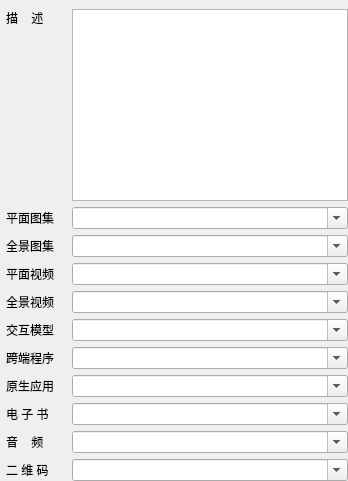
                    <widget class="QWidget" name="widget_20" native="true">
                     <property name="sizePolicy">
                      <sizepolicy hsizetype="Expanding" vsizetype="Expanding">
                       <horstretch>0</horstretch>
                       <verstretch>0</verstretch>
                      </sizepolicy>
                     </property>
                     <property name="contextMenuPolicy">
                      <enum>Qt::DefaultContextMenu</enum>
                     </property>
                     <property name="layoutDirection">
                      <enum>Qt::LeftToRight</enum>
                     </property>
                     <layout class="QGridLayout" name="gridLayout_4">
                      <property name="leftMargin">
                       <number>6</number>
                      </property>
                      <property name="topMargin">
                       <number>9</number>
                      </property>
                      <property name="rightMargin">
                       <number>0</number>
                      </property>
                      <property name="bottomMargin">
                       <number>0</number>
                      </property>
                      <property name="spacing">
                       <number>6</number>
                      </property>
                      <item row="13" column="2">
                       <widget class="QComboBox" name="cbQrCode">
                        <property name="editable">
                         <bool>true</bool>
                        </property>
                       </widget>
                      </item>
                      <item row="13" column="0">
                       <widget class="QLabel" name="label_12">
                        <property name="text">
                         <string>二 维 码</string>
                        </property>
                       </widget>
                      </item>
                      <item row="1" column="2">
                       <widget class="QPlainTextEdit" name="pteDescription">
                        <property name="minimumSize">
                         <size>
                          <width>0</width>
                          <height>160</height>
                         </size>
                        </property>
                        <property name="maximumSize">
                         <size>
                          <width>16777215</width>
                          <height>16777215</height>
                         </size>
                        </property>
                        <property name="plainText">
                         <string/>
                        </property>
                        <property name="placeholderText">
                         <string>description</string>
                        </property>
                       </widget>
                      </item>
                      <item row="1" column="0">
                       <widget class="QLabel" name="label_18">
                        <property name="minimumSize">
                         <size>
                          <width>0</width>
                          <height>20</height>
                         </size>
                        </property>
                        <property name="maximumSize">
                         <size>
                          <width>16777215</width>
                          <height>16777215</height>
                         </size>
                        </property>
                        <property name="text">
                         <string>描    述</string>
                        </property>
                        <property name="alignment">
                         <set>Qt::AlignLeading|Qt::AlignLeft|Qt::AlignTop</set>
                        </property>
                       </widget>
                      </item>
                      <item row="7" column="0">
                       <widget class="QLabel" name="label_24">
                        <property name="minimumSize">
                         <size>
                          <width>60</width>
                          <height>0</height>
                         </size>
                        </property>
                        <property name="maximumSize">
                         <size>
                          <width>60</width>
                          <height>16777215</height>
                         </size>
                        </property>
                        <property name="text">
                         <string>全景视频</string>
                        </property>
                       </widget>
                      </item>
                      <item row="5" column="2">
                       <widget class="QComboBox" name="cbImage3D">
                        <property name="sizePolicy">
                         <sizepolicy hsizetype="Expanding" vsizetype="Fixed">
                          <horstretch>0</horstretch>
                          <verstretch>0</verstretch>
                         </sizepolicy>
                        </property>
                        <property name="editable">
                         <bool>true</bool>
                        </property>
                        <property name="placeholderText">
                         <string/>
                        </property>
                        <property name="frame">
                         <bool>true</bool>
                        </property>
                       </widget>
                      </item>
                      <item row="4" column="0">
                       <widget class="QLabel" name="label_21">
                        <property name="minimumSize">
                         <size>
                          <width>60</width>
                          <height>0</height>
                         </size>
                        </property>
                        <property name="maximumSize">
                         <size>
                          <width>60</width>
                          <height>16777215</height>
                         </size>
                        </property>
                        <property name="text">
                         <string>平面图集</string>
                        </property>
                       </widget>
                      </item>
                      <item row="6" column="0">
                       <widget class="QLabel" name="label_23">
                        <property name="minimumSize">
                         <size>
                          <width>60</width>
                          <height>0</height>
                         </size>
                        </property>
                        <property name="maximumSize">
                         <size>
                          <width>60</width>
                          <height>16777215</height>
                         </size>
                        </property>
                        <property name="text">
                         <string>平面视频</string>
                        </property>
                       </widget>
                      </item>
                      <item row="8" column="2">
                       <widget class="QComboBox" name="cbModel">
                        <property name="sizePolicy">
                         <sizepolicy hsizetype="Expanding" vsizetype="Fixed">
                          <horstretch>0</horstretch>
                          <verstretch>0</verstretch>
                         </sizepolicy>
                        </property>
                        <property name="editable">
                         <bool>true</bool>
                        </property>
                        <property name="placeholderText">
                         <string/>
                        </property>
                        <property name="frame">
                         <bool>true</bool>
                        </property>
                       </widget>
                      </item>
                      <item row="7" column="2">
                       <widget class="QComboBox" name="cbVideo3D">
                        <property name="sizePolicy">
                         <sizepolicy hsizetype="Expanding" vsizetype="Fixed">
                          <horstretch>0</horstretch>
                          <verstretch>0</verstretch>
                         </sizepolicy>
                        </property>
                        <property name="editable">
                         <bool>true</bool>
                        </property>
                        <property name="placeholderText">
                         <string/>
                        </property>
                        <property name="frame">
                         <bool>true</bool>
                        </property>
                       </widget>
                      </item>
                      <item row="9" column="0">
                       <widget class="QLabel" name="label_26">
                        <property name="minimumSize">
                         <size>
                          <width>60</width>
                          <height>0</height>
                         </size>
                        </property>
                        <property name="maximumSize">
                         <size>
                          <width>60</width>
                          <height>16777215</height>
                         </size>
                        </property>
                        <property name="text">
                         <string>跨端程序</string>
                        </property>
                       </widget>
                      </item>
                      <item row="4" column="2">
                       <widget class="QComboBox" name="cbImage2D">
                        <property name="sizePolicy">
                         <sizepolicy hsizetype="Expanding" vsizetype="Fixed">
                          <horstretch>0</horstretch>
                          <verstretch>0</verstretch>
                         </sizepolicy>
                        </property>
                        <property name="minimumSize">
                         <size>
                          <width>276</width>
                          <height>0</height>
                         </size>
                        </property>
                        <property name="editable">
                         <bool>true</bool>
                        </property>
                        <property name="placeholderText">
                         <string/>
                        </property>
                        <property name="frame">
                         <bool>true</bool>
                        </property>
                       </widget>
                      </item>
                      <item row="10" column="2">
                       <widget class="QComboBox" name="cbNative">
                        <property name="sizePolicy">
                         <sizepolicy hsizetype="Expanding" vsizetype="Fixed">
                          <horstretch>0</horstretch>
                          <verstretch>0</verstretch>
                         </sizepolicy>
                        </property>
                        <property name="editable">
                         <bool>true</bool>
                        </property>
                        <property name="placeholderText">
                         <string/>
                        </property>
                        <property name="frame">
                         <bool>true</bool>
                        </property>
                       </widget>
                      </item>
                      <item row="12" column="0">
                       <widget class="QLabel" name="label_20">
                        <property name="minimumSize">
                         <size>
                          <width>60</width>
                          <height>0</height>
                         </size>
                        </property>
                        <property name="maximumSize">
                         <size>
                          <width>60</width>
                          <height>16777215</height>
                         </size>
                        </property>
                        <property name="text">
                         <string>音    频</string>
                        </property>
                       </widget>
                      </item>
                      <item row="11" column="0">
                       <widget class="QLabel" name="label_19">
                        <property name="minimumSize">
                         <size>
                          <width>60</width>
                          <height>0</height>
                         </size>
                        </property>
                        <property name="maximumSize">
                         <size>
                          <width>60</width>
                          <height>16777215</height>
                         </size>
                        </property>
                        <property name="text">
                         <string>电 子 书</string>
                        </property>
                       </widget>
                      </item>
                      <item row="9" column="2">
                       <widget class="QComboBox" name="cbApp">
                        <property name="sizePolicy">
                         <sizepolicy hsizetype="Expanding" vsizetype="Fixed">
                          <horstretch>0</horstretch>
                          <verstretch>0</verstretch>
                         </sizepolicy>
                        </property>
                        <property name="editable">
                         <bool>true</bool>
                        </property>
                        <property name="placeholderText">
                         <string/>
                        </property>
                        <property name="frame">
                         <bool>true</bool>
                        </property>
                       </widget>
                      </item>
                      <item row="8" column="0">
                       <widget class="QLabel" name="label_25">
                        <property name="minimumSize">
                         <size>
                          <width>60</width>
                          <height>0</height>
                         </size>
                        </property>
                        <property name="maximumSize">
                         <size>
                          <width>60</width>
                          <height>16777215</height>
                         </size>
                        </property>
                        <property name="text">
                         <string>交互模型</string>
                        </property>
                       </widget>
                      </item>
                      <item row="6" column="2">
                       <widget class="QComboBox" name="cbVideo2D">
                        <property name="sizePolicy">
                         <sizepolicy hsizetype="Expanding" vsizetype="Fixed">
                          <horstretch>0</horstretch>
                          <verstretch>0</verstretch>
                         </sizepolicy>
                        </property>
                        <property name="editable">
                         <bool>true</bool>
                        </property>
                        <property name="placeholderText">
                         <string/>
                        </property>
                        <property name="frame">
                         <bool>true</bool>
                        </property>
                       </widget>
                      </item>
                      <item row="10" column="0">
                       <widget class="QLabel" name="label_30">
                        <property name="minimumSize">
                         <size>
                          <width>60</width>
                          <height>0</height>
                         </size>
                        </property>
                        <property name="maximumSize">
                         <size>
                          <width>60</width>
                          <height>16777215</height>
                         </size>
                        </property>
                        <property name="text">
                         <string>原生应用</string>
                        </property>
                       </widget>
                      </item>
                      <item row="11" column="2">
                       <widget class="QComboBox" name="cbBook">
                        <property name="sizePolicy">
                         <sizepolicy hsizetype="Expanding" vsizetype="Fixed">
                          <horstretch>0</horstretch>
                          <verstretch>0</verstretch>
                         </sizepolicy>
                        </property>
                        <property name="editable">
                         <bool>true</bool>
                        </property>
                        <property name="placeholderText">
                         <string/>
                        </property>
                        <property name="frame">
                         <bool>true</bool>
                        </property>
                       </widget>
                      </item>
                      <item row="5" column="0">
                       <widget class="QLabel" name="label_22">
                        <property name="minimumSize">
                         <size>
                          <width>60</width>
                          <height>0</height>
                         </size>
                        </property>
                        <property name="maximumSize">
                         <size>
                          <width>60</width>
                          <height>16777215</height>
                         </size>
                        </property>
                        <property name="text">
                         <string>全景图集</string>
                        </property>
                       </widget>
                      </item>
                      <item row="12" column="2">
                       <widget class="QComboBox" name="cbAudio">
                        <property name="sizePolicy">
                         <sizepolicy hsizetype="Expanding" vsizetype="Fixed">
                          <horstretch>0</horstretch>
                          <verstretch>0</verstretch>
                         </sizepolicy>
                        </property>
                        <property name="editable">
                         <bool>true</bool>
                        </property>
                        <property name="placeholderText">
                         <string/>
                        </property>
                        <property name="frame">
                         <bool>true</bool>
                        </property>
                       </widget>
                      </item>
                     </layout>
                    </widget>
